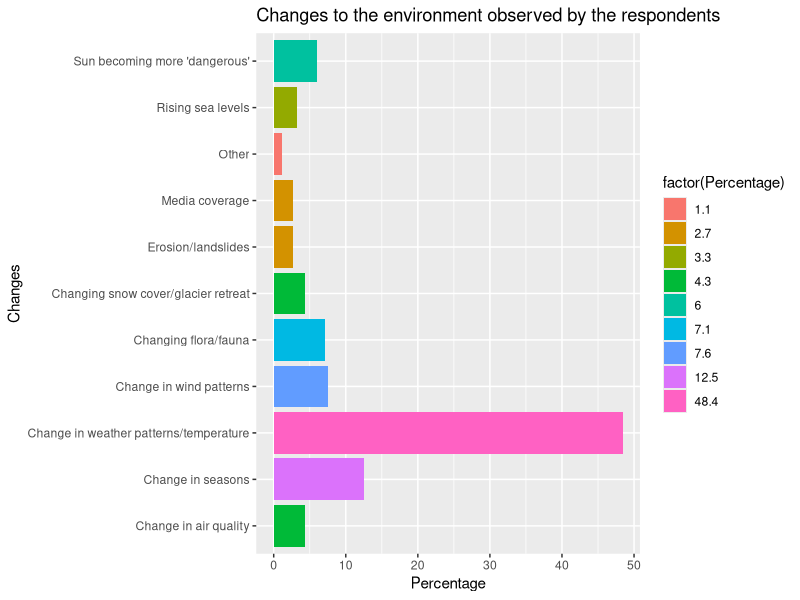

Here is the R script that generated this plot:
library(ggplot2)


library(scales)

getwd();
setwd("Z:/Users/wolferl42195/Dropbox/MBA-MU/masterthesis/thesis/MU-MasterThesis-Template/scripts")
getwd()

barchartdata<- read.csv("bar-chart-data.csv")

#ggplot(data=barchartdata, aes(x=Changes, y=Percentage, fill=factor(Percentage)))
ggplot(data=barchartdata, aes(x=Changes,y=Percentage,fill=factor(Percentage))) +
  geom_bar(position="dodge",stat="identity") + 
  coord_flip() +
  ggtitle("Changes to the environment observed by the respondents")


